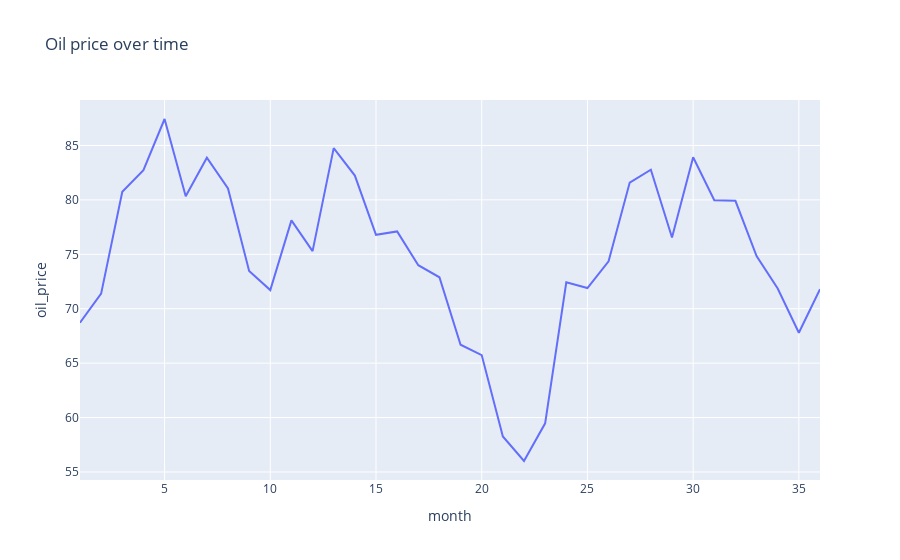
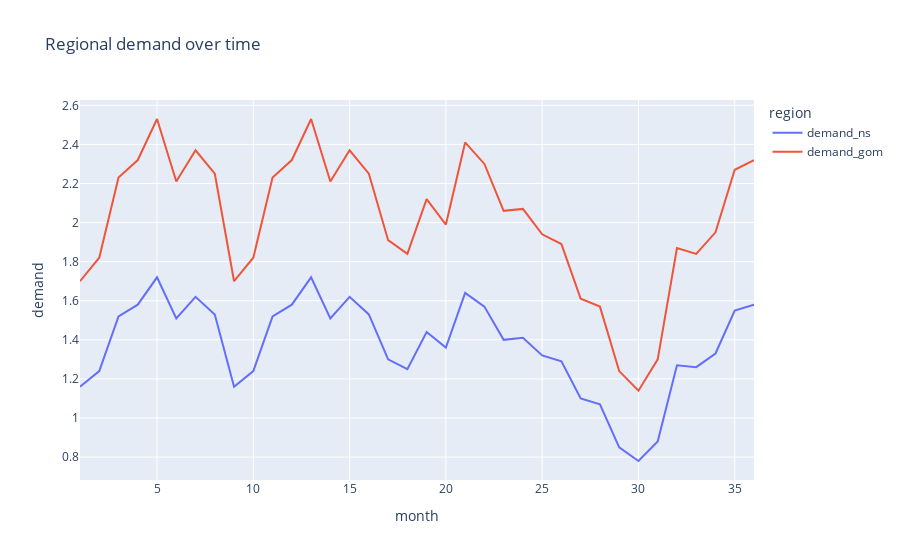
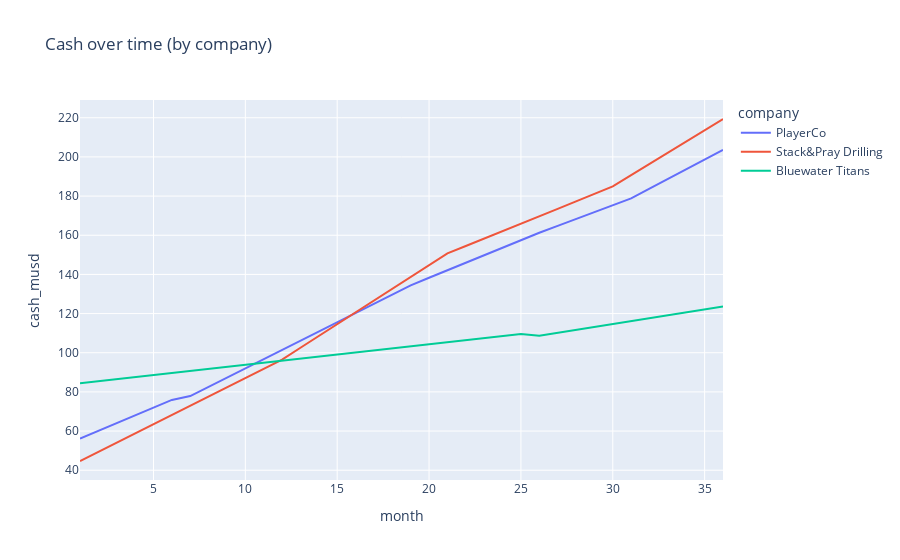
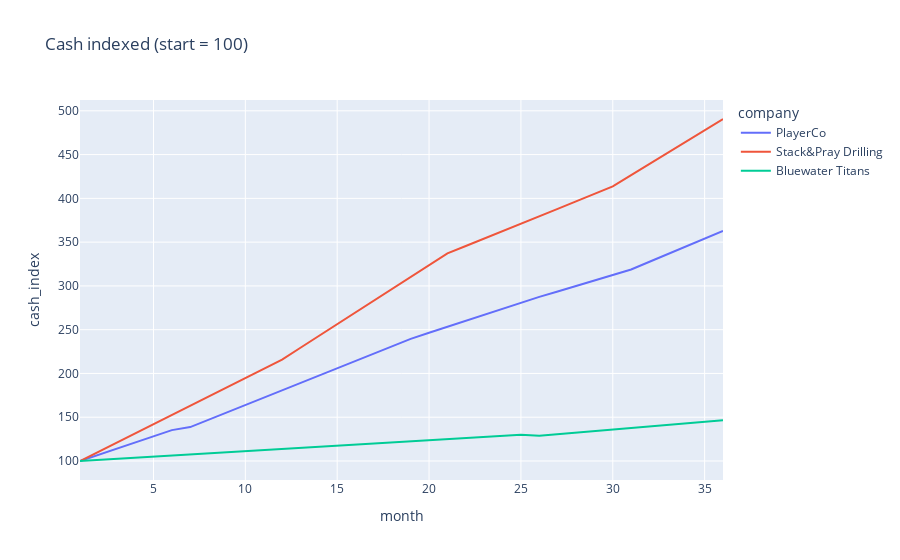

Here is the notebook cell these charts were saved with, in order:
### Code cell
# Ensure types
df["month"] = df["month"].astype(int)
for c in ["oil_price", "demand_ns", "demand_gom", "cash_musd"]:
    df[c] = pd.to_numeric(df[c], errors="coerce")

# Derived metrics
df["rigs_total"] = df["rigs_active"] + df["rigs_warm"] + df["rigs_cold"]
df["utilisation"] = np.where(df["rigs_total"] > 0, df["rigs_active"] / df["rigs_total"], np.nan)

# Market table (unique per month)
market = (
    df[["month", "oil_price", "demand_ns", "demand_gom"]]
    .drop_duplicates()
    .sort_values("month")
)

# Latest snapshot per company
latest = df.sort_values("month").groupby("company").tail(1).sort_values("cash_musd", ascending=False)

# ================
# CHARTS
# ================

# 1) Oil price over time
fig = px.line(market, x="month", y="oil_price", title="Oil price over time")
fig.show()

# 2) Demand over time (both regions)
m2 = market.melt(id_vars=["month"], value_vars=["demand_ns", "demand_gom"], var_name="region", value_name="demand")
fig = px.line(m2, x="month", y="demand", color="region", title="Regional demand over time")
fig.show()

# 3) Company cash over time
fig = px.line(df, x="month", y="cash_musd", color="company", title="Cash over time (by company)")
fig.show()

# 4) Cash indexed to 100 at first month (growth view)
base = df.sort_values("month").groupby("company").first().reset_index()[["company", "cash_musd"]].rename(columns={"cash_musd": "cash0"})
df_idx = df.merge(base, on="company", how="left")
df_idx["cash_index"] = 100 * df_idx["cash_musd"] / df_idx["cash0"]
fig = px.line(df_idx, x="month", y="cash_index", color="company", title="Cash indexed (start = 100)")
fig.show()

# 5) Utilisation over time
fig = px.line(df, x="month", y="utilisation", color="company", title="Utilisation over time (active / total rigs)")
fig.update_yaxes(tickformat=".0%")
fig.show()

# 6) Fleet state counts over time (stacked area per company)
long_rigs = df.melt(
    id_vars=["month", "company"],
    value_vars=["rigs_active", "rigs_warm", "rigs_cold"],
    var_name="state",
    value_name="count",
)
fig = px.area(
    long_rigs,
    x="month",
    y="count",
    color="state",
    facet_row="company",
    title="Fleet state over time (stacked, per company)",
)
fig.for_each_annotation(lambda a: a.update(text=a.text.split("=")[-1]))
fig.show()

# 7) End-of-sim cash bar chart
fig = px.bar(latest, x="company", y="cash_musd", title="End-of-sim cash ($m) by company")
fig.show()

# 8) Scatter: oil price vs demand (lag intuition)
fig = px.scatter(market, x="oil_price", y="demand_ns", title="Oil price vs Demand (North Sea)", trendline="ols")
fig.show()
fig = px.scatter(market, x="oil_price", y="demand_gom", title="Oil price vs Demand (GOM)", trendline="ols")
fig.show()

# 9) Scatter: demand vs cash (per company)
fig = px.scatter(
    df,
    x="demand_gom",
    y="cash_musd",
    color="company",
    title="Cash vs Demand (GOM) by company",
)
fig.show()

# 10) Heatmap: cash by company & month
pivot_cash = df.pivot_table(index="company", columns="month", values="cash_musd", aggfunc="mean")
fig = px.imshow(
    pivot_cash,
    aspect="auto",
    title="Heatmap: cash ($m) by company (rows) and month (columns)",
)
fig.show()

# 11) Rolling volatility of oil (3-month rolling std)
market2 = market.copy()
market2["oil_roll_std_3"] = market2["oil_price"].rolling(3).std()
fig = px.line(market2, x="month", y="oil_roll_std_3", title="Oil price volatility (3-month rolling std)")
fig.show()

# 12) Rolling cash change (delta) per company
df_delta = df.sort_values(["company", "month"]).copy()
df_delta["cash_delta"] = df_delta.groupby("company")["cash_musd"].diff()
fig = px.line(df_delta, x="month", y="cash_delta", color="company", title="Monthly cash change ($m)")
fig.show()

# 13) Distribution: monthly cash change
fig = px.histogram(df_delta.dropna(subset=["cash_delta"]), x="cash_delta", color="company", barmode="overlay",
                   title="Distribution of monthly cash changes ($m)")
fig.show()

# 14) Rank over time: who’s leading in cash?
ranks = df.copy()
ranks["rank"] = ranks.groupby("month")["cash_musd"].rank(ascending=False, method="dense")
fig = px.line(ranks, x="month", y="rank", color="company", title="Cash rank over time (1 = richest)")
fig.update_yaxes(autorange="reversed", dtick=1)
fig.show()

print("✅ Loaded rows:", len(df))
print("✅ Companies:", df['company'].nunique())
print("✅ Months:", df['month'].nunique())

### Figure 1 — Plotly figure (JSON) as saved in the notebook; plotly's stock layout.template omitted (floating-point values rounded to 4 significant figures)
{"data": [{"hovertemplate": "month=%{x}<br>oil_price=%{y}<extra></extra>", "legendgroup": "", "line": {"color": "#636efa", "dash": "solid"}, "marker": {"symbol": "circle"}, "mode": "lines", "name": "", "orientation": "v", "showlegend": false, "type": "scatter", "x": [1, 2, 3, 4, 5, 6, 7, 8, 9, 10, 11, 12, 13, 14, 15, 16, 17, 18, 19, 20, 21, 22, 23, 24, 25, 26, 27, 28, 29, 30, 31, 32, 33, 34, 35, 36], "xaxis": "x", "y": [68.72, 71.38, 80.74, 82.73, 87.43, 80.33, 83.87, 81.05, 73.47, 71.71, 78.12, 75.29, 84.75, 82.23, 76.79, 77.1, 74.0, 72.89, 66.69, 65.74, 58.26, 56.01, 59.47, 72.43, 71.9, 74.36, 81.59, 82.77, 76.55, 83.92, 79.97, 79.91, 74.84, 71.86, 67.79, 71.8], "yaxis": "y"}], "layout": {"legend": {"tracegroupgap": 0}, "title": {"text": "Oil price over time"}, "xaxis": {"anchor": "y", "domain": [0, 1], "title": {"text": "month"}}, "yaxis": {"anchor": "x", "domain": [0, 1], "title": {"text": "oil_price"}}}}

### Figure 2 — Plotly figure (JSON) as saved in the notebook; plotly's stock layout.template omitted (floating-point values rounded to 4 significant figures)
{"data": [{"hovertemplate": "region=demand_ns<br>month=%{x}<br>demand=%{y}<extra></extra>", "legendgroup": "demand_ns", "line": {"color": "#636efa", "dash": "solid"}, "marker": {"symbol": "circle"}, "mode": "lines", "name": "demand_ns", "orientation": "v", "showlegend": true, "type": "scatter", "x": [1, 2, 3, 4, 5, 6, 7, 8, 9, 10, 11, 12, 13, 14, 15, 16, 17, 18, 19, 20, 21, 22, 23, 24, 25, 26, 27, 28, 29, 30, 31, 32, 33, 34, 35, 36], "xaxis": "x", "y": [1.16, 1.24, 1.52, 1.58, 1.72, 1.51, 1.62, 1.53, 1.16, 1.24, 1.52, 1.58, 1.72, 1.51, 1.62, 1.53, 1.3, 1.25, 1.44, 1.36, 1.64, 1.57, 1.4, 1.41, 1.32, 1.29, 1.1, 1.07, 0.85, 0.78, 0.88, 1.27, 1.26, 1.33, 1.55, 1.58], "yaxis": "y"}, {"hovertemplate": "region=demand_gom<br>month=%{x}<br>demand=%{y}<extra></extra>", "legendgroup": "demand_gom", "line": {"color": "#EF553B", "dash": "solid"}, "marker": {"symbol": "circle"}, "mode": "lines", "name": "demand_gom", "orientation": "v", "showlegend": true, "type": "scatter", "x": [1, 2, 3, 4, 5, 6, 7, 8, 9, 10, 11, 12, 13, 14, 15, 16, 17, 18, 19, 20, 21, 22, 23, 24, 25, 26, 27, 28, 29, 30, 31, 32, 33, 34, 35, 36], "xaxis": "x", "y": [1.7, 1.82, 2.23, 2.32, 2.53, 2.21, 2.37, 2.25, 1.7, 1.82, 2.23, 2.32, 2.53, 2.21, 2.37, 2.25, 1.91, 1.84, 2.12, 1.99, 2.41, 2.3, 2.06, 2.07, 1.94, 1.89, 1.61, 1.57, 1.24, 1.14, 1.3, 1.87, 1.84, 1.95, 2.27, 2.32], "yaxis": "y"}], "layout": {"legend": {"title": {"text": "region"}, "tracegroupgap": 0}, "title": {"text": "Regional demand over time"}, "xaxis": {"anchor": "y", "domain": [0, 1], "title": {"text": "month"}}, "yaxis": {"anchor": "x", "domain": [0, 1], "title": {"text": "demand"}}}}

### Figure 3 — Plotly figure (JSON) as saved in the notebook; plotly's stock layout.template omitted (floating-point values rounded to 4 significant figures)
{"data": [{"hovertemplate": "company=PlayerCo<br>month=%{x}<br>cash_musd=%{y}<extra></extra>", "legendgroup": "PlayerCo", "line": {"color": "#636efa", "dash": "solid"}, "marker": {"symbol": "circle"}, "mode": "lines", "name": "PlayerCo", "orientation": "v", "showlegend": true, "type": "scatter", "x": [1, 2, 3, 4, 5, 6, 7, 8, 9, 10, 11, 12, 13, 14, 15, 16, 17, 18, 19, 20, 21, 22, 23, 24, 25, 26, 27, 28, 29, 30, 31, 32, 33, 34, 35, 36], "xaxis": "x", "y": [56.11, 60.07, 64.03, 67.99, 71.95, 75.91, 77.86, 82.57, 87.28, 91.99, 96.7, 101.4, 106.1, 110.8, 115.5, 120.2, 125.0, 129.7, 134.4, 138.3, 142.2, 146.1, 150.0, 153.9, 157.8, 161.3, 164.8, 168.3, 171.8, 175.3, 178.8, 183.8, 188.7, 193.7, 198.6, 203.6], "yaxis": "y"}, {"hovertemplate": "company=Stack&Pray Drilling<br>month=%{x}<br>cash_musd=%{y}<extra></extra>", "legendgroup": "Stack&Pray Drilling", "line": {"color": "#EF553B", "dash": "solid"}, "marker": {"symbol": "circle"}, "mode": "lines", "name": "Stack&Pray Drilling", "orientation": "v", "showlegend": true, "type": "scatter", "x": [1, 2, 3, 4, 5, 6, 7, 8, 9, 10, 11, 12, 13, 14, 15, 16, 17, 18, 19, 20, 21, 22, 23, 24, 25, 26, 27, 28, 29, 30, 31, 32, 33, 34, 35, 36], "xaxis": "x", "y": [44.71, 49.42, 54.13, 58.84, 63.55, 68.26, 72.97, 77.68, 82.39, 87.1, 91.81, 96.52, 102.5, 108.6, 114.6, 120.6, 126.7, 132.7, 138.7, 144.8, 150.8, 154.5, 158.2, 161.9, 165.8, 169.6, 173.5, 177.3, 181.2, 185.0, 190.7, 196.4, 202.2, 207.9, 213.6, 219.4], "yaxis": "y"}, {"hovertemplate": "company=Bluewater Titans<br>month=%{x}<br>cash_musd=%{y}<extra></extra>", "legendgroup": "Bluewater Titans", "line": {"color": "#00cc96", "dash": "solid"}, "marker": {"symbol": "circle"}, "mode": "lines", "name": "Bluewater Titans", "orientation": "v", "showlegend": true, "type": "scatter", "x": [1, 2, 3, 4, 5, 6, 7, 8, 9, 10, 11, 12, 13, 14, 15, 16, 17, 18, 19, 20, 21, 22, 23, 24, 25, 26, 27, 28, 29, 30, 31, 32, 33, 34, 35, 36], "xaxis": "x", "y": [84.37, 85.42, 86.47, 87.52, 88.57, 89.62, 90.67, 91.72, 92.77, 93.82, 94.87, 95.92, 96.97, 98.02, 99.07, 100.1, 101.2, 102.2, 103.3, 104.3, 105.4, 106.4, 107.5, 108.5, 109.6, 108.7, 110.2, 111.7, 113.2, 114.7, 116.2, 117.7, 119.2, 120.7, 122.2, 123.7], "yaxis": "y"}], "layout": {"legend": {"title": {"text": "company"}, "tracegroupgap": 0}, "title": {"text": "Cash over time (by company)"}, "xaxis": {"anchor": "y", "domain": [0, 1], "title": {"text": "month"}}, "yaxis": {"anchor": "x", "domain": [0, 1], "title": {"text": "cash_musd"}}}}

### Figure 4 — Plotly figure (JSON) as saved in the notebook; plotly's stock layout.template omitted (floating-point values rounded to 4 significant figures)
{"data": [{"hovertemplate": "company=PlayerCo<br>month=%{x}<br>cash_index=%{y}<extra></extra>", "legendgroup": "PlayerCo", "line": {"color": "#636efa", "dash": "solid"}, "marker": {"symbol": "circle"}, "mode": "lines", "name": "PlayerCo", "orientation": "v", "showlegend": true, "type": "scatter", "x": [1, 2, 3, 4, 5, 6, 7, 8, 9, 10, 11, 12, 13, 14, 15, 16, 17, 18, 19, 20, 21, 22, 23, 24, 25, 26, 27, 28, 29, 30, 31, 32, 33, 34, 35, 36], "xaxis": "x", "y": [100.0, 107.1, 114.1, 121.2, 128.2, 135.3, 138.8, 147.2, 155.6, 163.9, 172.3, 180.7, 189.1, 197.5, 205.9, 214.3, 222.7, 231.1, 239.5, 246.4, 253.4, 260.3, 267.3, 274.2, 281.2, 287.5, 293.7, 300.0, 306.2, 312.5, 318.7, 327.6, 336.4, 345.2, 354.0, 362.8], "yaxis": "y"}, {"hovertemplate": "company=Stack&Pray Drilling<br>month=%{x}<br>cash_index=%{y}<extra></extra>", "legendgroup": "Stack&Pray Drilling", "line": {"color": "#EF553B", "dash": "solid"}, "marker": {"symbol": "circle"}, "mode": "lines", "name": "Stack&Pray Drilling", "orientation": "v", "showlegend": true, "type": "scatter", "x": [1, 2, 3, 4, 5, 6, 7, 8, 9, 10, 11, 12, 13, 14, 15, 16, 17, 18, 19, 20, 21, 22, 23, 24, 25, 26, 27, 28, 29, 30, 31, 32, 33, 34, 35, 36], "xaxis": "x", "y": [100.0, 110.5, 121.1, 131.6, 142.1, 152.7, 163.2, 173.7, 184.3, 194.8, 205.3, 215.9, 229.4, 242.9, 256.3, 269.8, 283.3, 296.8, 310.3, 323.8, 337.3, 345.6, 353.9, 362.2, 370.8, 379.4, 388.0, 396.6, 405.2, 413.8, 426.6, 439.4, 452.2, 465.0, 477.8, 490.7], "yaxis": "y"}, {"hovertemplate": "company=Bluewater Titans<br>month=%{x}<br>cash_index=%{y}<extra></extra>", "legendgroup": "Bluewater Titans", "line": {"color": "#00cc96", "dash": "solid"}, "marker": {"symbol": "circle"}, "mode": "lines", "name": "Bluewater Titans", "orientation": "v", "showlegend": true, "type": "scatter", "x": [1, 2, 3, 4, 5, 6, 7, 8, 9, 10, 11, 12, 13, 14, 15, 16, 17, 18, 19, 20, 21, 22, 23, 24, 25, 26, 27, 28, 29, 30, 31, 32, 33, 34, 35, 36], "xaxis": "x", "y": [100.0, 101.2, 102.5, 103.7, 105.0, 106.2, 107.5, 108.7, 110.0, 111.2, 112.4, 113.7, 114.9, 116.2, 117.4, 118.7, 119.9, 121.2, 122.4, 123.6, 124.9, 126.1, 127.4, 128.6, 129.9, 128.8, 130.6, 132.4, 134.1, 135.9, 137.7, 139.5, 141.2, 143.0, 144.8, 146.6], "yaxis": "y"}], "layout": {"legend": {"title": {"text": "company"}, "tracegroupgap": 0}, "title": {"text": "Cash indexed (start = 100)"}, "xaxis": {"anchor": "y", "domain": [0, 1], "title": {"text": "month"}}, "yaxis": {"anchor": "x", "domain": [0, 1], "title": {"text": "cash_index"}}}}
